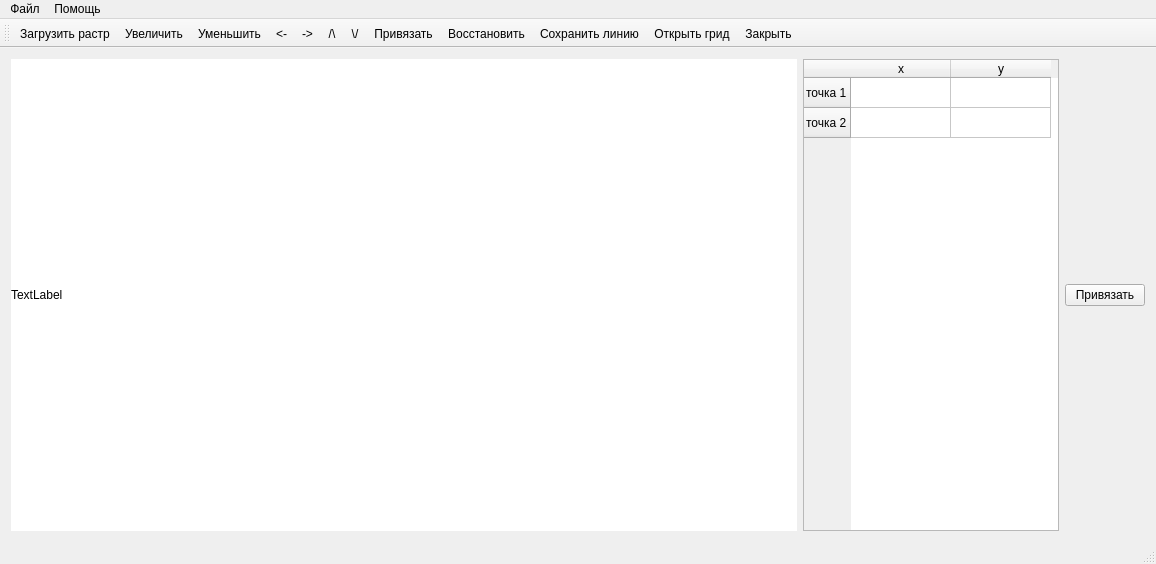
<?xml version="1.0" encoding="UTF-8"?>
<ui version="4.0">
 <class>MainWindow</class>
 <widget class="QMainWindow" name="MainWindow">
  <property name="geometry">
   <rect>
    <x>0</x>
    <y>0</y>
    <width>1156</width>
    <height>564</height>
   </rect>
  </property>
  <property name="mouseTracking">
   <bool>true</bool>
  </property>
  <property name="windowTitle">
   <string>MainWindow</string>
  </property>
  <property name="autoFillBackground">
   <bool>false</bool>
  </property>
  <property name="styleSheet">
   <string notr="true"/>
  </property>
  <widget class="QWidget" name="centralWidget">
   <property name="mouseTracking">
    <bool>true</bool>
   </property>
   <layout class="QHBoxLayout" name="horizontalLayout">
    <item>
     <widget class="DrawableWindow" name="canvas">
      <property name="sizePolicy">
       <sizepolicy hsizetype="Minimum" vsizetype="Preferred">
        <horstretch>200</horstretch>
        <verstretch>0</verstretch>
       </sizepolicy>
      </property>
      <property name="minimumSize">
       <size>
        <width>60</width>
        <height>0</height>
       </size>
      </property>
      <property name="styleSheet">
       <string notr="true">background-color: rgb(255, 255, 255);</string>
      </property>
      <property name="text">
       <string>TextLabel</string>
      </property>
     </widget>
    </item>
    <item>
     <widget class="QSplitter" name="splitter">
      <property name="orientation">
       <enum>Qt::Horizontal</enum>
      </property>
      <property name="childrenCollapsible">
       <bool>false</bool>
      </property>
      <widget class="QTableWidget" name="tableWidget">
       <row>
        <property name="text">
         <string>точка 1</string>
        </property>
       </row>
       <row>
        <property name="text">
         <string>точка 2</string>
        </property>
       </row>
       <column>
        <property name="text">
         <string>x</string>
        </property>
       </column>
       <column>
        <property name="text">
         <string>y</string>
        </property>
       </column>
      </widget>
     </widget>
    </item>
    <item>
     <widget class="QPushButton" name="pushButton">
      <property name="text">
       <string>Привязать</string>
      </property>
     </widget>
    </item>
   </layout>
  </widget>
  <widget class="QToolBar" name="mainToolBar">
   <property name="styleSheet">
    <string notr="true"/>
   </property>
   <attribute name="toolBarArea">
    <enum>TopToolBarArea</enum>
   </attribute>
   <attribute name="toolBarBreak">
    <bool>false</bool>
   </attribute>
   <addaction name="openimage"/>
   <addaction name="zoomin"/>
   <addaction name="zoomout"/>
   <addaction name="left"/>
   <addaction name="right"/>
   <addaction name="up"/>
   <addaction name="down"/>
   <addaction name="actionlink"/>
   <addaction name="actionHomeView"/>
   <addaction name="actionsave"/>
   <addaction name="actionopenGrid"/>
   <addaction name="actionclose"/>
  </widget>
  <widget class="QStatusBar" name="statusBar"/>
  <widget class="QMenuBar" name="menuBar">
   <property name="geometry">
    <rect>
     <x>0</x>
     <y>0</y>
     <width>1156</width>
     <height>22</height>
    </rect>
   </property>
   <property name="styleSheet">
    <string notr="true"/>
   </property>
   <widget class="QMenu" name="menu">
    <property name="title">
     <string>Файл</string>
    </property>
    <addaction name="down"/>
    <addaction name="up"/>
    <addaction name="right"/>
    <addaction name="left"/>
    <addaction name="zoomout"/>
    <addaction name="zoomin"/>
    <addaction name="openimage"/>
    <addaction name="actionclose"/>
   </widget>
   <widget class="QMenu" name="menu_2">
    <property name="title">
     <string>Помощь</string>
    </property>
   </widget>
   <addaction name="menu"/>
   <addaction name="menu_2"/>
  </widget>
  <action name="actionclose">
   <property name="text">
    <string>Закрыть</string>
   </property>
   <property name="toolTip">
    <string>закрыть программу</string>
   </property>
   <property name="shortcut">
    <string>Ctrl+Z</string>
   </property>
  </action>
  <action name="openimage">
   <property name="icon">
    <iconset resource="Buttons.qrc">
     <normaloff>:/Assets/Buttons/open.png</normaloff>:/Assets/Buttons/open.png</iconset>
   </property>
   <property name="text">
    <string>Загрузить растр</string>
   </property>
   <property name="toolTip">
    <string>Открыть растровый файл</string>
   </property>
   <property name="shortcut">
    <string>Ctrl+X</string>
   </property>
  </action>
  <action name="zoomin">
   <property name="icon">
    <iconset resource="Buttons.qrc">
     <normaloff>:/Assets/Buttons/zoomin.png</normaloff>:/Assets/Buttons/zoomin.png</iconset>
   </property>
   <property name="text">
    <string>Увеличить</string>
   </property>
   <property name="toolTip">
    <string>Увеличивает изображение</string>
   </property>
   <property name="shortcut">
    <string>Ctrl+Ю</string>
   </property>
  </action>
  <action name="zoomout">
   <property name="icon">
    <iconset resource="Buttons.qrc">
     <normaloff>:/Assets/Buttons/zoomout.png</normaloff>:/Assets/Buttons/zoomout.png</iconset>
   </property>
   <property name="text">
    <string>Уменьшить</string>
   </property>
  </action>
  <action name="left">
   <property name="icon">
    <iconset resource="Buttons.qrc">
     <normaloff>:/Assets/Buttons/left.png</normaloff>:/Assets/Buttons/left.png</iconset>
   </property>
   <property name="text">
    <string>&lt;-</string>
   </property>
  </action>
  <action name="right">
   <property name="icon">
    <iconset resource="Buttons.qrc">
     <normaloff>:/Assets/Buttons/right.png</normaloff>:/Assets/Buttons/right.png</iconset>
   </property>
   <property name="text">
    <string>-&gt;</string>
   </property>
  </action>
  <action name="up">
   <property name="icon">
    <iconset resource="Buttons.qrc">
     <normaloff>:/Assets/Buttons/up.png</normaloff>:/Assets/Buttons/up.png</iconset>
   </property>
   <property name="text">
    <string>/\</string>
   </property>
  </action>
  <action name="down">
   <property name="enabled">
    <bool>true</bool>
   </property>
   <property name="icon">
    <iconset theme="What" resource="Buttons.qrc">
     <normaloff>:/Assets/Buttons/down.png</normaloff>:/Assets/Buttons/down.png</iconset>
   </property>
   <property name="text">
    <string>\/</string>
   </property>
  </action>
  <action name="actionHomeView">
   <property name="text">
    <string>Восстановить</string>
   </property>
  </action>
  <action name="actionlink">
   <property name="text">
    <string>Привязать</string>
   </property>
  </action>
  <action name="actionsave">
   <property name="text">
    <string>Сохранить линию</string>
   </property>
   <property name="toolTip">
    <string>Сохранить линию</string>
   </property>
  </action>
  <action name="actionopenGrid">
   <property name="text">
    <string>Открыть грид</string>
   </property>
  </action>
 </widget>
 <layoutdefault spacing="6" margin="11"/>
 <customwidgets>
  <customwidget>
   <class>DrawableWindow</class>
   <extends>QLabel</extends>
   <header>drawablewindow.h</header>
  </customwidget>
 </customwidgets>
 <resources>
  <include location="Buttons.qrc"/>
 </resources>
 <connections/>
</ui>
